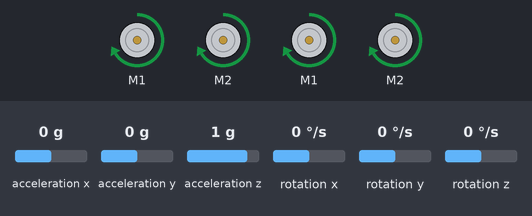
A sketch run on a simulated Arduino Uno, built with avr-gcc and run on an emulated ATmega328P. Shown: 4 × DC motor (green arrow = forward, orange = backward, longer = faster). The inputs (shaded band) are chosen by the test bench; at power-on: rotation z 0 °/s, acceleration x 0 g, acceleration y 0 g, acceleration z 1 g, rotation x 0 °/s, rotation y 0 °/s. What the sketch prints to the serial monitor is not drawn.

Above: at 1.2 s.
1.3 s: rotation z set to -192 °/s
3.1 s: rotation z set to 100 °/s
Timing chart, 0 to 6.1 s (numbered marks = the images above; inputs shaded):
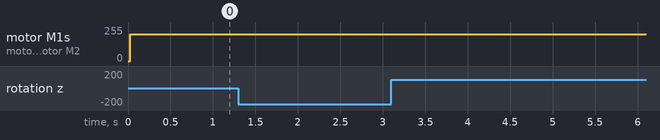

Measured:
- after the input at 1.3 s, every drawn part: stays the same
- after the input at 3.1 s, every drawn part: stays the same

The sketch:

__cross.ino
```cpp
#include <Wire.h>
#include <MPU6050.h>
MPU6050 mpu;
unsigned long timer = 0;
float timeStep = 0.01;
float yaw = 0;

#include <SoftwareSerial.h>
#include <SabertoothSimplified.h>

SoftwareSerial SWSerial1(NOT_A_PIN, 48);
SabertoothSimplified ST1(SWSerial1);
SoftwareSerial SWSerial2(NOT_A_PIN, 46);
SabertoothSimplified ST2(SWSerial2);
float R, theta, M, count1 = 0, count2 = 0, count3 = 0, count4 = 0, h = 0, j = 0, k = 0, l = 0, setpoint = 0, pre_error, proportional, integral, derivative, error, pid, L1, L2, R1, R2, LY, LX, a, b, c,d, A, B, C, D;
float kp = 0, ki = 0, kd = 0;

float motor_A = 0;
float motor_B = 0;
float motor_C = 0;
float motor_D = 0;
int N;
int RED, count, counter;
int GREEN;
int BLUE, FORWARD, BACKWARD, RIGHT, LEFT;
int blue_ref=0;
int green_ref=0;


void setup() {
  //  M = ps2x.config_gamepad(22, 23, 24, 25, true, true);
  SWSerial1.begin(9600);

  SWSerial2.begin(9600);

  Serial.begin(115200);
  while (!mpu.begin(MPU6050_SCALE_2000DPS, MPU6050_RANGE_2G)) {
    Serial.println("Could not find a valid MPU6050 sensor, check wiring!");
    delay(500);
  }
  mpu.calibrateGyro();
  mpu.setThreshold(1);
  //   esc1.attach(escPin1);
  // esc2.attach(escPin2);  // Attach the ESC to the signal pin
  // esc1.writeMicroseconds(1000);
  // esc2.writeMicroseconds(1000);
}


void loop() {

  timer = millis();
  Vector norm = mpu.readNormalizeGyro();
  yaw = yaw + norm.ZAxis * timeStep;
  delay((timeStep * 1000) - (millis() - timer));

  kp = 11 , kd = 40;

  R = sqrt((LX * LX) + (LY * LY));
  theta = atan2(LY, LX) * 180 / 3.142;

  a = R * sin((theta - 45) * 3.142 / 180);
  b = R * sin((135 - theta) * 3.142 / 180);
  c = R * sin((theta - 45) * 3.142 / 180);
  d = R * sin((135 - theta) * 3.142 / 180);


error = setpoint - yaw;
  proportional = error;
  integral = integral + error;
  derivative = error - pre_error;
  pre_error = error;
  pid = kp * proportional + ki * integral + kd * derivative;

  A = a + pid;
  B = b + pid;
  C = c + pid;
  D = d + pid;

  motor_A = constrain(A, -120, 120);
  motor_B = constrain(B, -120, 120);
  motor_C = constrain(C, -120, 120);
  motor_D = constrain(D, -120, 120);
  ST1.motor(1, 100);
  ST1.motor(2, 100);
  ST2.motor(1, 100);
  ST2.motor(2, 100);

  Serial.print("   pid  ");
  Serial.print(pid);
  Serial.print("     Yaw = ");
  Serial.print(yaw);
  Serial.print("   motor_D  ");
  Serial.print(motor_D);
   Serial.print("   D  ");
  Serial.print(D);
    Serial.print("   motor_C  ");
  Serial.print(motor_C);
  //   Serial.print("   yaw  ");
  // Serial.print(yaw);
  //   Serial.print("   LX  ");
  // Serial.print(LX);
  // Serial.print("   LY  ");
  // Serial.println(LY);
}
```
